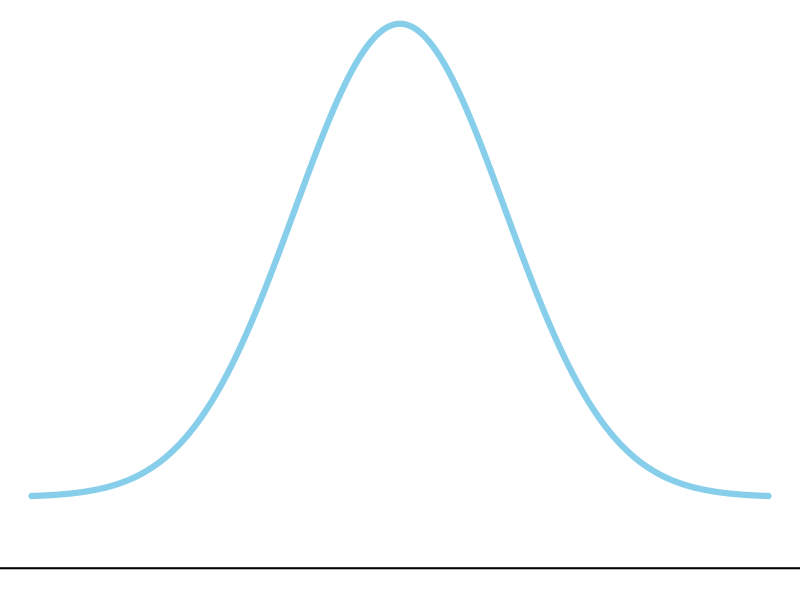
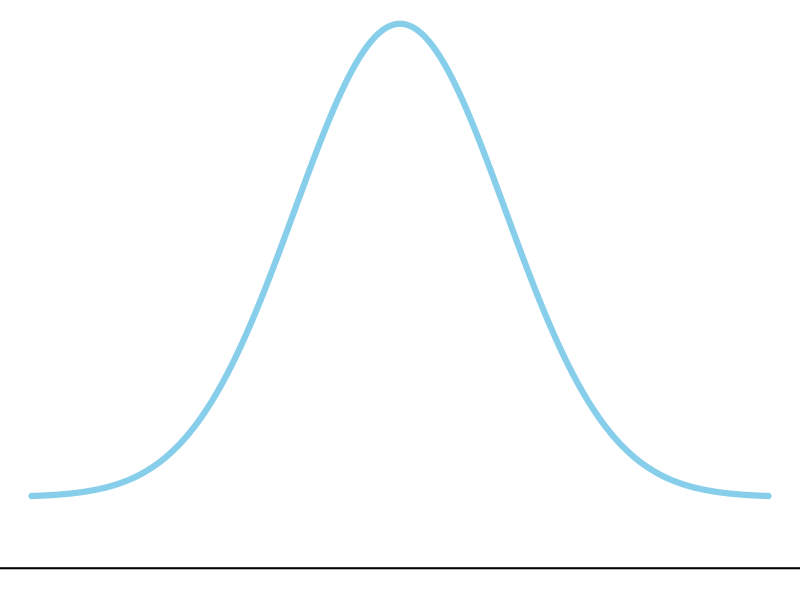
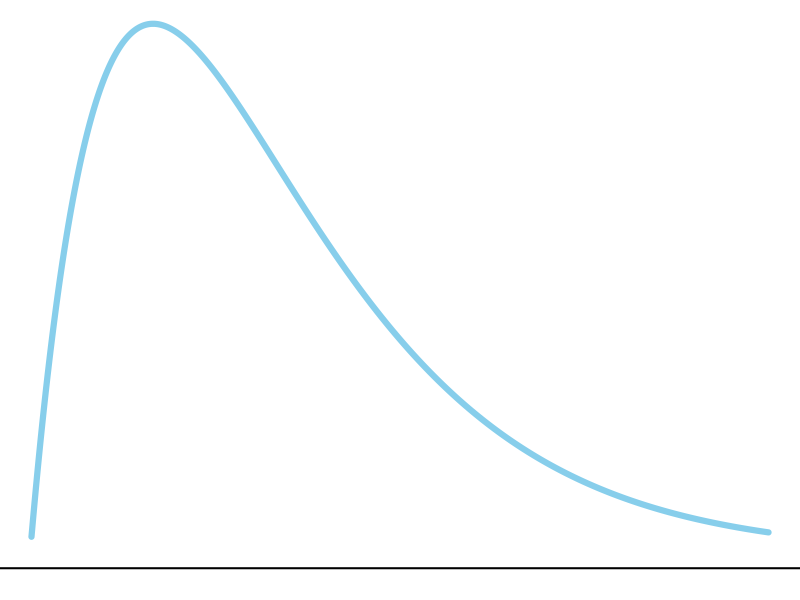
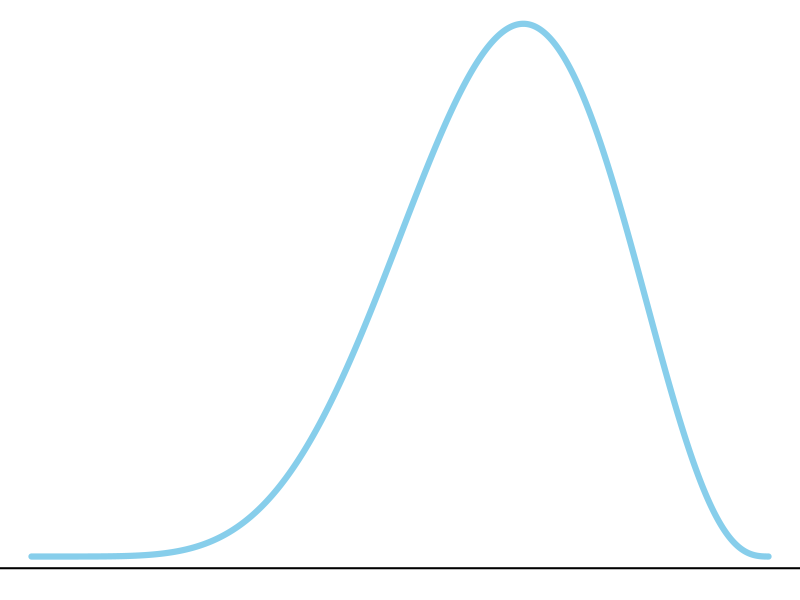
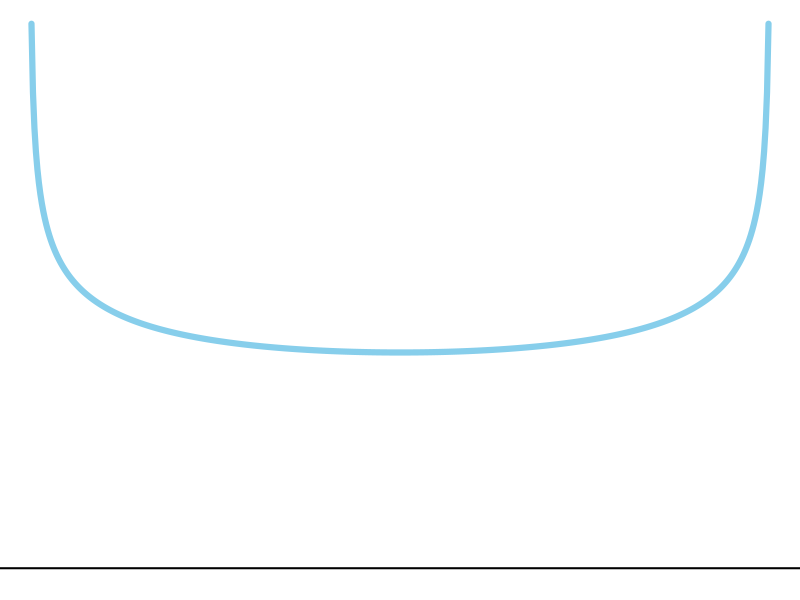
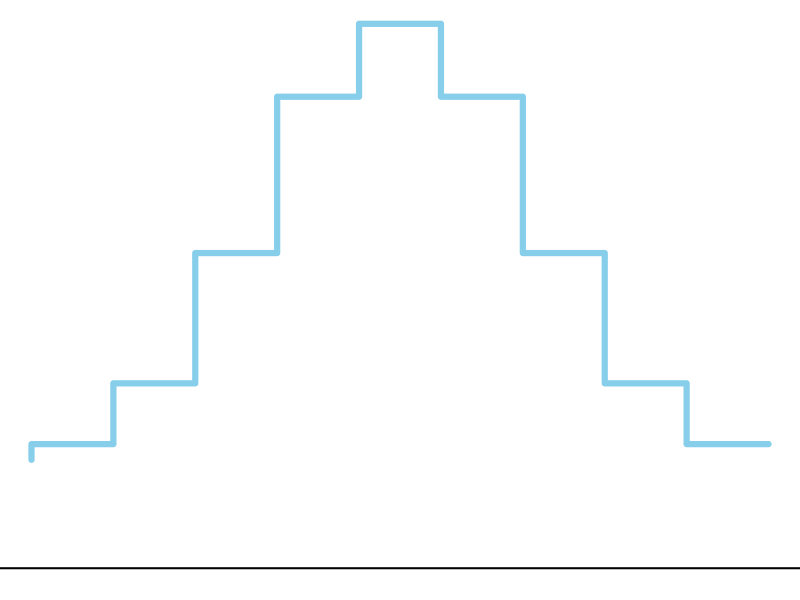

The R source for these figures, in order:


# DBAD diagram of hierarchical models

# Generate the Mini-Plots of different distributions

Manager <- list(mainLineColor = "skyblue",
                mainLineWidth = 6,
                baseLineWidth = 2,
                directory     = "./MiniPlots/",
                miniPlots     = c("Normal", "Gamma", "Beta", "Dirichlet", "Binomial"),
                margin        = c(0.5, 0.1, 0.1, 0.1),
                dimPNG        = c(width = 180, height = 60)
         )


plotPNGsOfMiniPlots <- function() {
    plots     <- Manager$miniPlots
    directory <- Manager$directory
    .checkTarget(directory)
    for (plot in plots) {
        png(file = paste0(directory, plot, ".png"), 
                width  = Manager$dimPNG["width"],
                height = Manager$dimPNG["height"])
            do.call(paste0(".plot", plot, "MiniPlot"), list())
        dev.off()
    }
}

.checkTarget <- function(directory) {
    dir.create(directory, showWarnings = FALSE)
}

.plotNormalMiniPlot <- function() {
    xLim <- 3.5
    x <- seq(-xLim, xLim, length = 501)
    y <- dnorm(x, 0, 1)
    .generateMiniPlot(x, y)   
}

.plotGammaMiniPlot <- function() {
    x <- seq(0, 1, length = 502)
    x <- x[-1]  # without 0
    y <- dgamma(x, 2, 6)
    .generateMiniPlot(x, y)  
}

.plotDirichletMiniPlot <- function() {
    require(gtools)
    x <- seq(0, 1, length = 502)
    x <- x[-1]  # without 0
    x <- x[-501] # without 1
    y <- ddirichlet(cbind(x, 1-x), c(.8, .8))
    .generateMiniPlot(x, y)  
}

.plotBetaMiniPlot <- function() {
    x <- seq(0, 1, length = 503)
    x <- x[-c(1, 503)]  # without 0, 1
    y <- dbeta(x, 7, 4)
    .generateMiniPlot(x, y)  
}

.plotBinomialMiniPlot <- function() {
    x <- seq(0, 9)
    y <- dbinom(x, 10, .5)
    xx <- rep(x, each=2)
    yy <- rep(y, each=2)
    .generateMiniPlot(xx[-20], yy[-1])  
}


.generateMiniPlot <- function(x, y) {
    op <- par(mar = Manager$margin)
        yMin  <- -0.06
        ylims <- c(yMin, max(y))
        plot(x, y, 
                 type = "l",
                 axes = FALSE,
                 ylim = ylims,
                 col = Manager$mainLineColor,
                 lwd = Manager$mainLineWidth
             )
        abline(h = yMin, lwd = Manager$baseLineWidth, xpd = TRUE)
    par(op)
}

# show example
.plotNormalMiniPlot()

# generate all mini-plots
plotPNGsOfMiniPlots()


# clean up
rm("plotPNGsOfMiniPlots", "Manager")

# done




